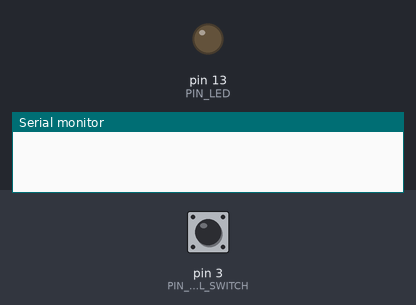
The sketch below on a simulated Arduino Uno, built with avr-gcc and run on an emulated ATmega328P. Shown: output pins drawn as LEDs (lit = HIGH), the last lines printed to the serial monitor. The inputs (shaded band) are chosen by the test bench; at power-on: pin 3 (PIN_BALL_SWITCH) HIGH.

Above: at 1.2 s.
1.3 s: pin 3 (PIN_BALL_SWITCH) pulled LOW for 0.15 s
At 1.37 s:
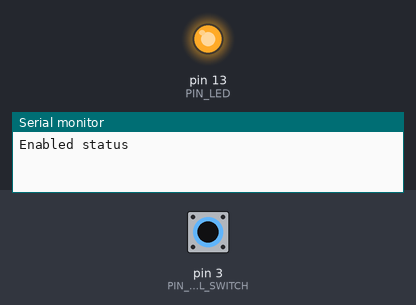
2.9 s: pin 3 (PIN_BALL_SWITCH) pulled LOW for 3.2 s
At 6.9 s:
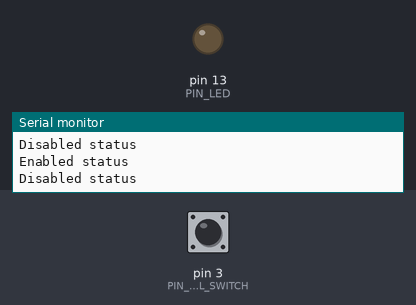
Timing chart, 0 to 8.4 s (numbered marks = the images above; inputs shaded):
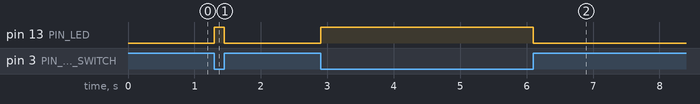

The sketch:

main.ino
```cpp
/**
 * @file    main.ino
 * @author  Filippo Graziani
 * @date    07/03/2024
 * @brief   A sample code for the ball switch (KY020)
 * Connections:
 * Sensor       -----       Arduino Uno
 * -                        GND
 * [no label]               5V
 * S                        D3
 *
 * @note    This is another kind of tilt switch.
 */

#include "Arduino.h"
#include <stdint.h>

void irq_ball_on();
void irq_ball_off();

#define     PIN_BALL_SWITCH (3)
#define     PIN_LED         (LED_BUILTIN)

static volatile bool b_is_active(false);

/**
 * @brief   Setup function.
 * @par     Description
 * Setting of the Arduino's pins and the serial port.
 * @return  Nothing.
 */
void
setup ()
{
    Serial.begin(9600);

    while (!Serial)
    {
        /* Do nothing */
    }

    pinMode(PIN_LED, OUTPUT);
    pinMode(PIN_BALL_SWITCH, INPUT);
    attachInterrupt(digitalPinToInterrupt(PIN_BALL_SWITCH), irq_ball_on,
                    FALLING);
}   /* setup() */

/**
 * @brief   Loop function.
 * @par     Description
 * The LED is turned on if the ball sensor is enabled, is turned off otherwise.
 * @return  Nothing.
 */
void
loop ()
{
    static bool b_prev_active(b_is_active);

    if (b_prev_active != b_is_active)
    {
        if (true == b_is_active)
        {
            Serial.println("Enabled status");
            digitalWrite(PIN_LED, 1);
            attachInterrupt(digitalPinToInterrupt(PIN_BALL_SWITCH),
                            irq_ball_off, RISING);
        }
        else
        {
            Serial.println("Disabled status");
            digitalWrite(PIN_LED, 0);
            attachInterrupt(digitalPinToInterrupt(PIN_BALL_SWITCH), irq_ball_on,
                            FALLING);
        }

        b_prev_active = b_is_active;
    }
}   /* loop() */

/**
 * @brief   Interrupt function.
 * @par     Description
 * Detection of the enabled state of the tilt sensor.
 * @return  Nothing.
 */
void
irq_ball_on ()
{
    b_is_active = true;
}   /* irq_ball_on() */

/**
 * @brief   Interrupt function.
 * @par     Description
 * Detection of the disabled state of the tilt sensor.
 * @return  Nothing.
 */
void
irq_ball_off ()
{
    b_is_active = false;
}   /* irq_ball_off() */


/*** End of file ***/
```

Measured:
- after the input at 1.3 s, pin 13 (PIN_LED): LOW → HIGH at once, → LOW 0.15 s later
- after the input at 2.9 s, pin 13 (PIN_LED): LOW → HIGH at once, → LOW 3.2 s later
